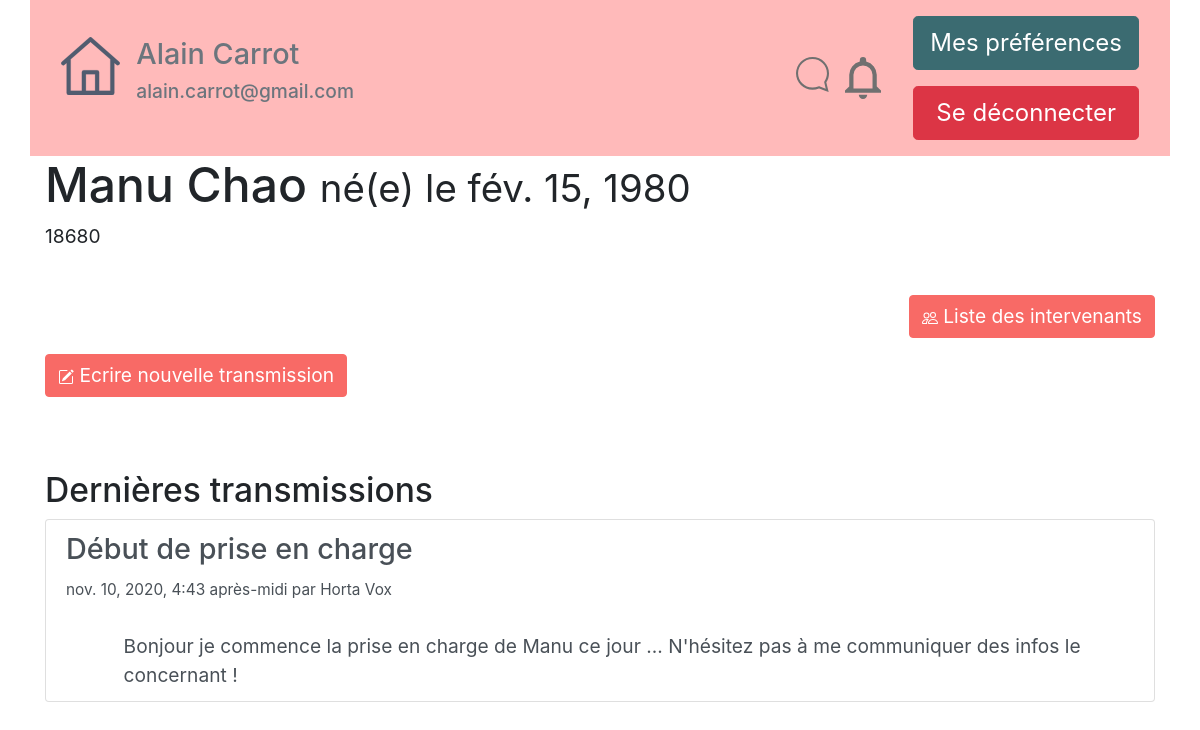
Before: /tablecom/CarnetVisu/2 (signed in) with the older database file.
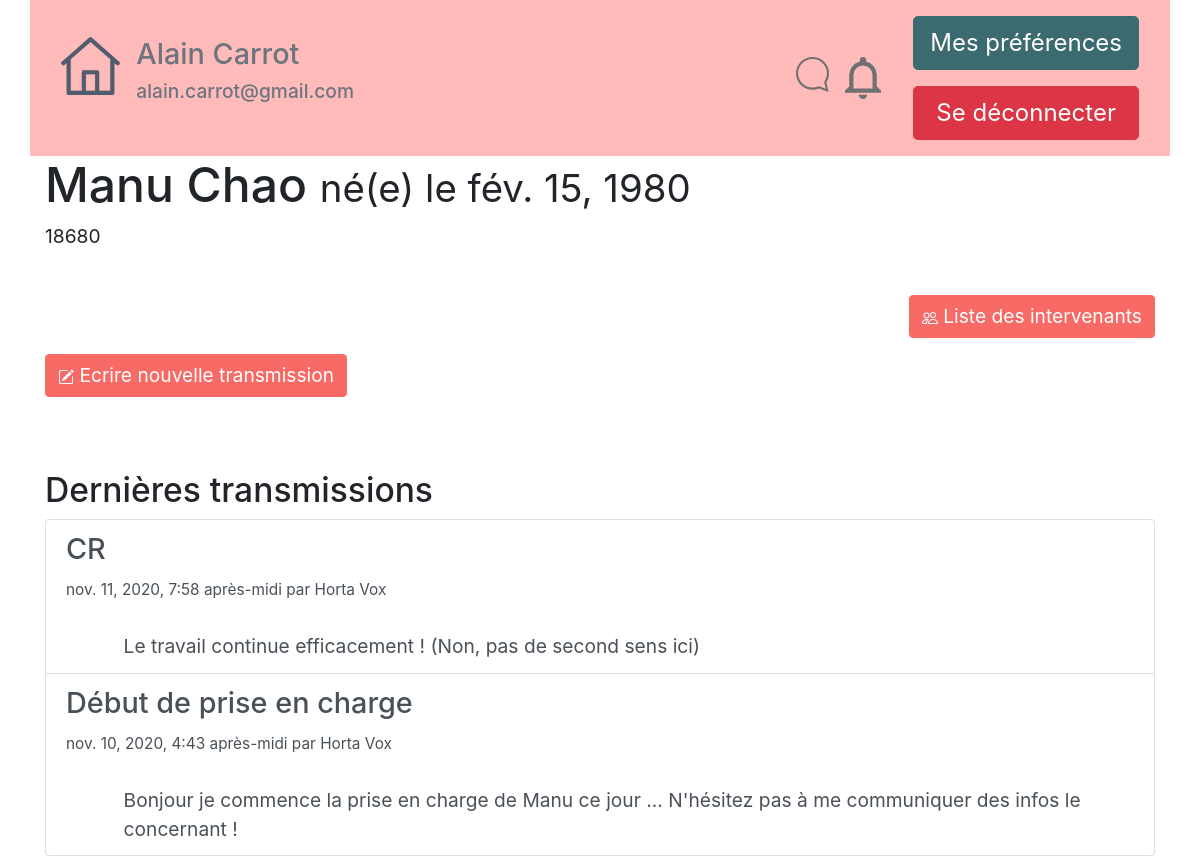
After: the same page with the newer database file.
### tablecom/models.py (models this page shows, shortened)
class Article(models.Model): #table of differents "notes", or "articles" that will be created by Pro or LR
    active = models.BooleanField(default=True)
    id_Professionnal=models.IntegerField(verbose_name='Id Professionnel')
    title = models.CharField(max_length=255, verbose_name="Titre")
    content = models.TextField(null=False, verbose_name="Contenu")
    date = models.DateTimeField(default=timezone.now,
                                verbose_name="Date de parution")
    valid_art=models.BooleanField(default=False) #validation or not of the article by legal Responsible
    list_to_notify = models.TextField(null=True, verbose_name="Id des personnes notifiée") #list of differents "pro"
    class Meta:
        verbose_name = "article"
        ordering = ['date']

### tablecom/views.py (the view)
# urls.py: path('CarnetVisu/<id_carnet>',views.ChildSNotebookVisu, name="ChildSNotebookVisu"),
def ChildSNotebookVisu(request,id_carnet):
    if request.user.has_perm("tablecom.CSNB{0}_access".format(id_carnet)):
        carnet = get_object_or_404(ChildSNotebook, id=id_carnet)
        print("Ouverture d'un carnet",id_carnet, carnet)
        listArticlesString= carnet.articles_id #catch list of articles ID
        newListOfArticles=list_of_articles(listArticlesString)
        newListOfArticles.reverse() #reverse list of articles to makes the last wroten the first printend
        return render(request, 'tablecom/ChildSNotebook.html', locals())

### tablecom/models.py (called while the page is built)
    def __str__(self):
        return self.name

### tablecom/modules_complementaires.py (called while the page is built)
def list_of_articles(string_of_articles):
    listIDarticles=string_of_articles.split(";")
    NewListArticles=[]
    for article in listIDarticles:
        try :
            articleSel=Article.objects.get(id=article)
            print(articleSel.title)
            articleSel.auteur_first_name=User.objects.get(pk=articleSel.id_Professionnal).first_name
            articleSel.auteur_last_name=User.objects.get(pk=articleSel.id_Professionnal).last_name
            NewListArticles.append(articleSel)
        except:
            print("Impossible de récupérer l'item {0} : Vérifier que chaque ID existe".format(article))
    return NewListArticles

### tablecom/templates/tablecom/ChildSNotebook.html (shortened to what this page needs)
<!DOCTYPE html>
{% extends "tablecom/base.html" %}
{% block content %}
<div class="container">
<h1>{{ carnet.name }} {{ carnet.forename }} <span class="small"> né(e) le {{carnet.date_of_birth}}</span></h1>
<p class="infos">{{carnet.num_ident}}</p>
<br>
<div class="d-flex justify-content-end">
    <a href="{% url 'Message_Contact_List' carnet.id %}">
        <button type="button" class="btn btn-primary">
            <img src="/static/images/people.svg"/>
            Liste des intervenants
        </button>
    </a>
</div>
<p>
    <a href="{% url 'NewArticle' carnet.id %}">
        <button type="button" class="btn btn-primary">
            <img src="/static/images/write.svg"/>
            Ecrire nouvelle transmission
        </button>
    </a></p>
<br><br>
    <h3>Dernières transmissions </h3>
<div class="list-group">
    {% for article in newListOfArticles %}
    <a href="" class="list-group-item list-group-item-action">    <h4> {{article.title}} </h4> <small>
        {{article.date}} par {{ article.auteur_first_name}} {{ article.auteur_last_name}}</small>
        <div class="marge3"> <br>{{article.content}}</div> </a>
    {% empty %}
        <p>Aucun article trouvé.</p>
{% endfor %}
</div></div>
{% endblock %}

Changed rows visible on the page:
added Article: title "CR", date "nov. 11, 2020, 7:58 après-midi", auteur_first_name "Horta", auteur_last_name "Vox", content "Le travail continue efficacement ! (Non, pas de second sens ici)"
